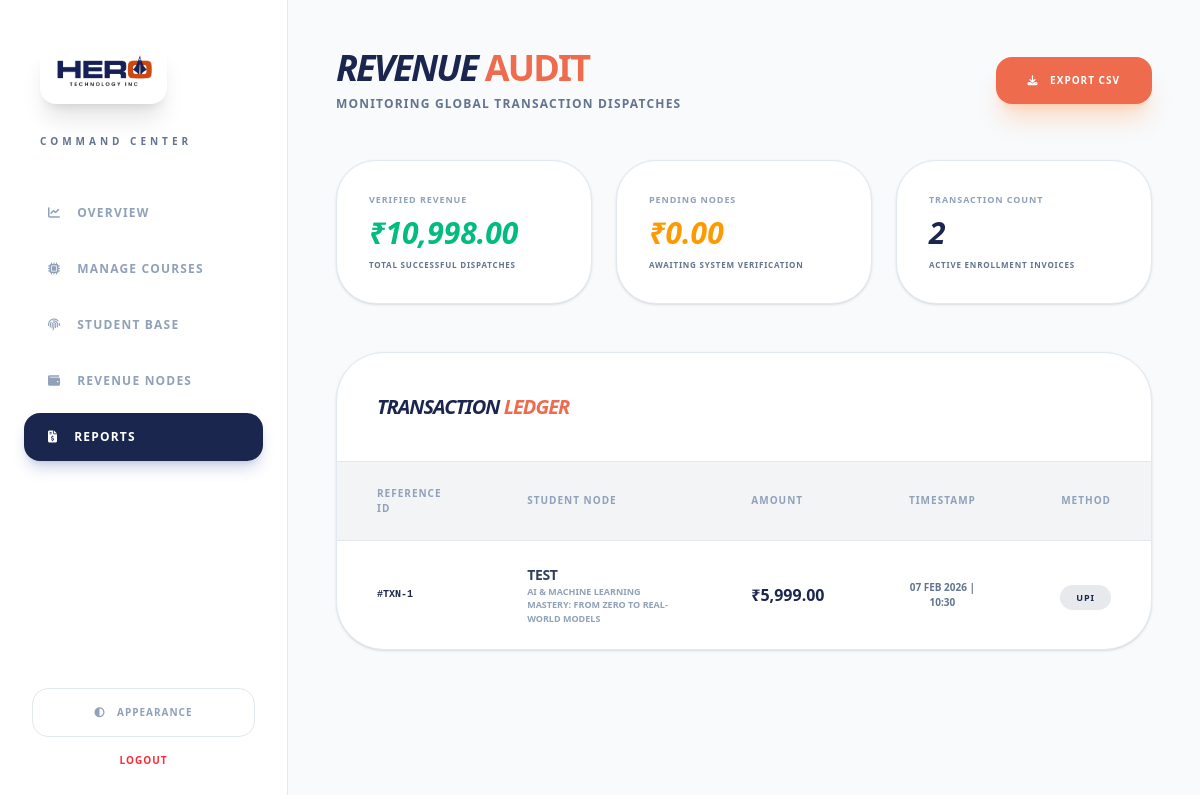
The page /backpanel/reports.php (signed in) on the database as committed earlier.
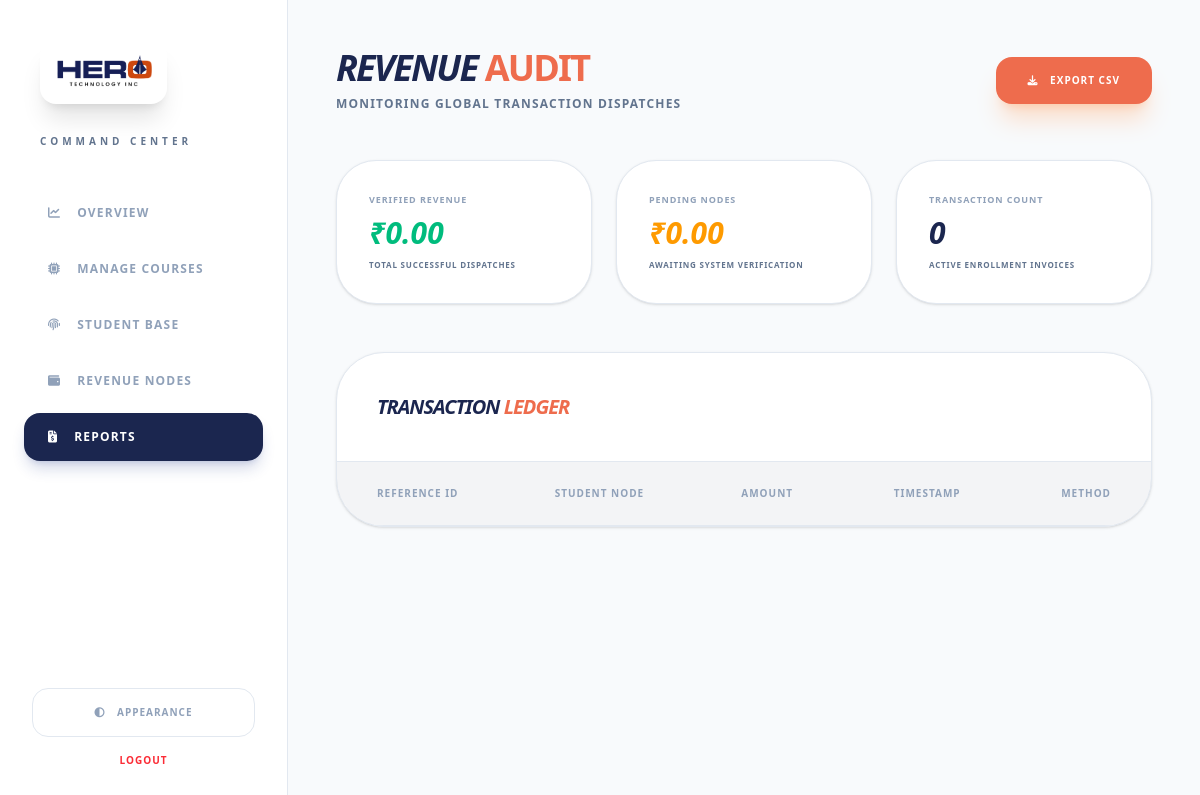
The same page on the database as committed later.
### tables this page shows
CREATE TABLE `payments` (
  `payment_id` int(11) NOT NULL,
  `enrollment_id` int(11) NOT NULL,
  `user_id` int(11) DEFAULT NULL,
  `course_id` int(11) DEFAULT NULL,
  `amount` decimal(10,2) DEFAULT NULL,
  `payment_status` enum('success','failed','pending') DEFAULT 'success',
  `payment_date` timestamp NOT NULL DEFAULT current_timestamp(),
  `payment_method` enum('Cash','UPI','Card','NetBanking','Wallet') NOT NULL DEFAULT 'Cash',
  `transaction_id` varchar(100) NOT NULL,
  `error_log` varchar(100) DEFAULT NULL,
  `gateway_id` varchar(100) NOT NULL
);

CREATE TABLE `user_master` (
  `user_id` int(11) NOT NULL,
  `name` varchar(50) DEFAULT NULL,
  `username` varchar(50) NOT NULL,
  `phone` varchar(15) NOT NULL,
  `email` varchar(50) NOT NULL,
  `gender` enum('male','female','other') NOT NULL,
  `password` varchar(50) DEFAULT NULL,
  `role` enum('student','admin','manager') DEFAULT 'student',
  `datetime` timestamp NOT NULL DEFAULT current_timestamp() ON UPDATE current_timestamp(),
  `status` enum('publish','draft') DEFAULT 'publish'
);

CREATE TABLE `courses` (
  `course_id` int(11) NOT NULL,
  `category_id` int(11) DEFAULT NULL,
  `instructor_id` int(11) DEFAULT NULL,
  `title` varchar(255) DEFAULT NULL,
  `description` text DEFAULT NULL,
  `video_url` text DEFAULT NULL,
  `video_file` varchar(255) DEFAULT NULL,
  `demo_video_url` text DEFAULT NULL,
  `price` decimal(10,2) DEFAULT NULL,
  `thumbnail` varchar(255) DEFAULT NULL,
  `status` enum('publish','draft') DEFAULT 'publish',
  `created_at` timestamp NOT NULL DEFAULT current_timestamp()
);

### backpanel/reports.php (the view, shortened to what the changed rows need)
<?php
require '../config.php';
$totalRevenue = mysqli_fetch_row(mysqli_query($conn, "SELECT SUM(amount) FROM payments WHERE payment_status='success'"))[0] ?: 0;
$totalTransactions = mysqli_fetch_row(mysqli_query($conn, "SELECT COUNT(*) FROM payments WHERE payment_status='success'"))[0] ?: 0;
$sqlTransactions = "
    SELECT p.*, u.name as student_name, c.title as course_title
    FROM payments p
    JOIN user_master u ON p.user_id = u.user_id
    JOIN courses c ON p.course_id = c.course_id
    ORDER BY p.payment_date DESC
    LIMIT 10
";
$resTransactions = mysqli_query($conn, $sqlTransactions);
?>
<!DOCTYPE html>
<html lang="en">
<head>
    <script src="https://cdn.jsdelivr.net/npm/@tailwindcss/browser@4"></script>
    <link href="https://cdnjs.cloudflare.com/ajax/libs/font-awesome/6.5.2/css/all.min.css" rel="stylesheet"/>
</head>
<body class="bg-[var(--color-app-bg)] text-slate-400 antialiased min-h-screen flex overflow-hidden transition-colors duration-500">
    <main class="flex-1 h-screen overflow-y-auto p-6 lg:p-12">
        <header class="flex justify-between items-center mb-12">
            <div>
                <h1 class="text-4xl font-black tracking-tighter uppercase italic text-hero-blue dark:text-white">Revenue <span class="text-hero-orange not-italic">Audit</span></h1>
            </div>
        </header>
        <section class="grid grid-cols-1 md:grid-cols-3 gap-6 mb-12">
            <div class="bg-[var(--color-side-bg)] p-8 rounded-[2.5rem] border border-[var(--color-border-dim)] shadow-sm">
                <p class="text-[9px] font-black uppercase tracking-widest text-slate-400 mb-2">Verified Revenue</p>
                <h3 class="text-3xl font-black text-emerald-500 italic uppercase">₹<?php echo number_format($totalRevenue, 2); ?></h3>
                <p class="text-[8px] font-bold text-slate-500 mt-2 uppercase tracking-widest">Total Successful Dispatches</p>
            </div>
            <div class="bg-[var(--color-side-bg)] p-8 rounded-[2.5rem] border border-[var(--color-border-dim)] shadow-sm">
                <p class="text-[9px] font-black uppercase tracking-widest text-slate-400 mb-2">Transaction Count</p>
                <h3 class="text-3xl font-black text-hero-blue dark:text-white italic uppercase"><?php echo $totalTransactions; ?></h3>
                <p class="text-[8px] font-bold text-slate-500 mt-2 uppercase tracking-widest">Active Enrollment Invoices</p>
            </div>
        </section>
        <div class="bg-[var(--color-side-bg)] rounded-[3rem] border border-[var(--color-border-dim)] shadow-sm overflow-hidden">
            <div class="p-10 border-b border-[var(--color-border-dim)]">
                <h2 class="text-xl font-black uppercase italic tracking-tighter text-hero-blue dark:text-white">Transaction <span class="text-hero-orange">Ledger</span></h2>
            </div>
            <div class="overflow-x-auto">
                <table class="w-full text-left">
                    <thead class="bg-hero-blue/5 border-b border-[var(--color-border-dim)]">
                        <tr>
                            <th class="px-10 py-6 text-[10px] font-black text-slate-400 uppercase tracking-widest">Reference ID</th>
                            <th class="px-10 py-6 text-[10px] font-black text-slate-400 uppercase tracking-widest">Student Node</th>
                            <th class="px-10 py-6 text-[10px] font-black text-slate-400 uppercase tracking-widest">Amount</th>
                            <th class="px-10 py-6 text-[10px] font-black text-slate-400 uppercase tracking-widest text-center">Timestamp</th>
                            <th class="px-10 py-6 text-[10px] font-black text-slate-400 uppercase tracking-widest text-right">Method</th>
                        </tr>
                    </thead>
                    <tbody class="divide-y divide-[var(--color-border-dim)]">
                        <?php while($row = mysqli_fetch_assoc($resTransactions)): ?>
                        <tr class="hover:bg-hero-orange/[0.02] transition-colors group">
                            <td class="px-10 py-6">
                                <p class="text-[10px] font-mono font-bold text-hero-blue dark:text-white uppercase">#TXN-<?php echo $row['payment_id']; ?></p>
                            </td>
                            <td class="px-10 py-6">
                                <p class="text-sm font-black uppercase tracking-tight text-slate-700 dark:text-slate-300"><?php echo htmlspecialchars($row['student_name']); ?></p>
                                <p class="text-[9px] font-bold text-slate-400 uppercase"><?php echo htmlspecialchars($row['course_title']); ?></p>
                            </td>
                            <td class="px-10 py-6">
                                <span class="font-black text-hero-blue dark:text-white">₹<?php echo number_format($row['amount'], 2); ?></span>
                            </td>
                            <td class="px-10 py-6 text-center text-[10px] font-bold text-slate-500 uppercase">
                                <?php echo date('d M Y | H:i', strtotime($row['payment_date'])); ?>
                            </td>
                            <td class="px-10 py-6 text-right">
                                <span class="px-4 py-1.5 bg-hero-blue/10 text-hero-blue text-[9px] font-black rounded-full uppercase tracking-widest">
                                    <?php echo $row['payment_method']; ?>
                                </span>
                            </td>
                        </tr>
                        <?php endwhile; ?>
                    </tbody>
                </table>
            </div>
        </div>
    </main>
</body>
</html>

Rows that differ between the two databases and show on the page:
removed payments: payment_id "1", user.name "TEST", course.title "AI & MACHINE LEARNING MASTERY: FROM ZERO TO REAL-WORLD MODELS", amount "5,999.00", payment_date "07 FEB 2026 | 10:30", payment_method "UPI"
Other text that changed with them:
$totalRevenue: "10,998.00" → "0.00"
$totalTransactions: "2" → "0"
